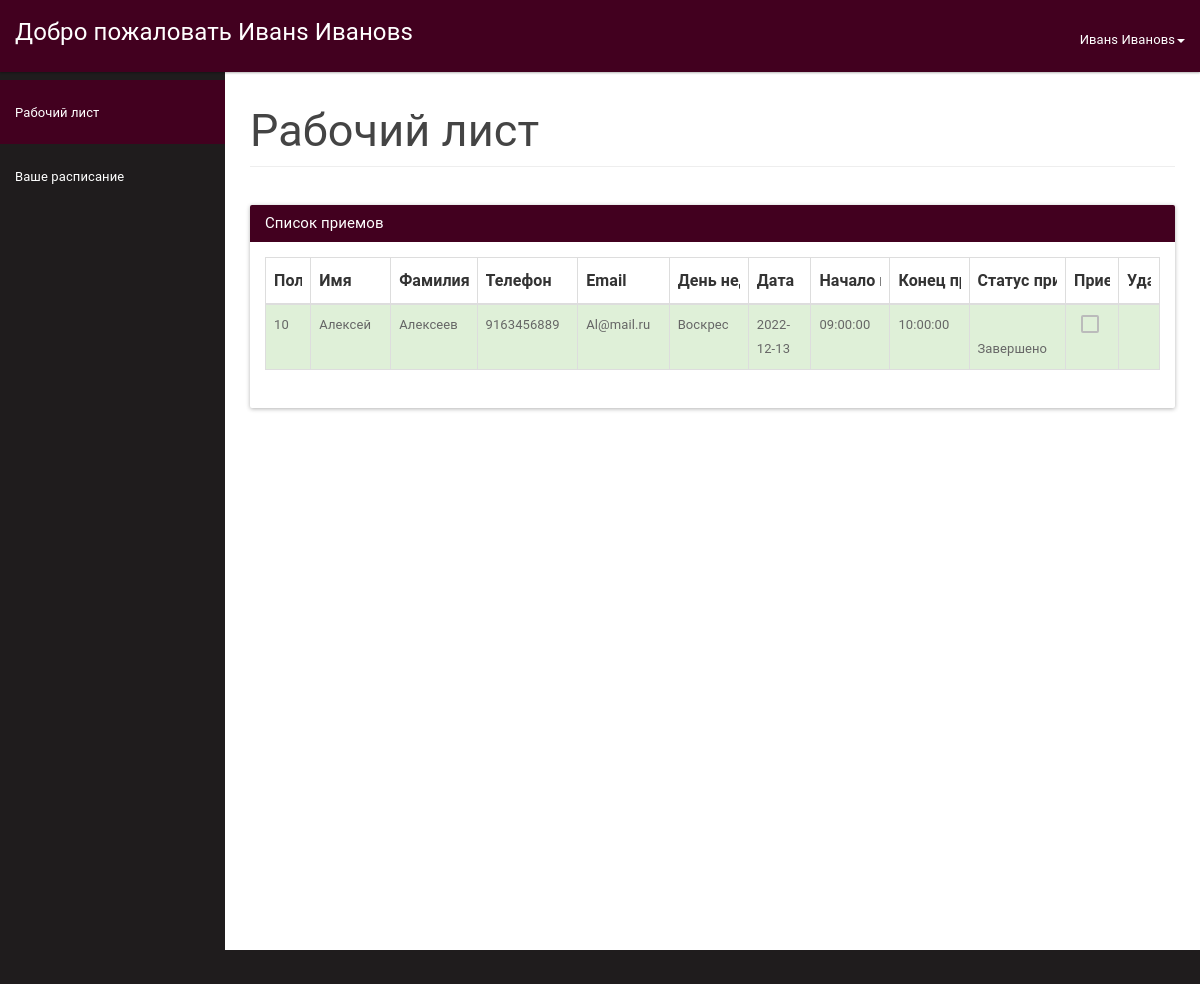
/doctor/doctordashboard.php (signed in), run on the app's committed database.
### tables this page shows
CREATE TABLE `doctor` (
  `doctorId` int NOT NULL,
  `icDoctor` bigint NOT NULL,
  `password` varchar(30) NOT NULL,
  `Name` varchar(30) NOT NULL,
  `Famil` varchar(30) NOT NULL,
  `Address` varchar(100) NOT NULL,
  `Phone` varchar(15) DEFAULT NULL,
  `Email` varchar(45) DEFAULT NULL,
  `DR` date DEFAULT NULL
);

CREATE TABLE `appointment` (
  `Id` int NOT NULL,
  `patientIc` bigint NOT NULL,
  `scheduleId` int NOT NULL,
  `status` varchar(30) NOT NULL DEFAULT 'В процессе'
);

CREATE TABLE `patient` (
  `icPatient` bigint NOT NULL,
  `password` varchar(30) NOT NULL,
  `Name` varchar(30) NOT NULL,
  `Famil` varchar(30) NOT NULL,
  `DR` date NOT NULL,
  `Gender` varchar(10) NOT NULL,
  `Address` varchar(100) DEFAULT NULL,
  `Phone` varchar(15) DEFAULT NULL,
  `Email` varchar(100) DEFAULT NULL
);

CREATE TABLE `doctorschedule` (
  `scheduleId` int NOT NULL,
  `doctorIc` bigint NOT NULL,
  `Date` date NOT NULL,
  `Day` varchar(15) NOT NULL,
  `Time` time NOT NULL,
  `End` time NOT NULL,
  `Avaible` varchar(15) NOT NULL
);

### controller.php (called while the page is built, shortened)
<?php
class Controller
{
    public function footer()
    {
        include 'footer.php';
    }
    public function selectData($tablename='',$one='', $two='', $three='')
    {
    switch ($tablename){
        case 'doctor':
                $query = "SELECT * FROM doctor WHERE icDoctor = $one";
                break;
        case 'doctor(docdashboar)(long)':
                $query = "SELECT a.*, b.*,c.*
                            FROM patient a
                            JOIN appointment b
                            On a.icPatient = b.patientIc
                            JOIN doctorschedule c
                            On b.scheduleId=c.scheduleId
                            Order By Id desc";
                break;
        }
        $result = mysqli_query($GLOBALS['con'], $query);
        return $result;
    }
}
?>

### doctor/doctordashboard.php (the view, shortened to what this page needs)
<?php
include_once '../controller.php';
$controller = new Controller();
$usersession = $_SESSION['doctorSession'];
$res = $controller->selectData('doctor', $usersession);
$userRow=mysqli_fetch_array($res,MYSQLI_ASSOC);
?>
<!DOCTYPE html>
<html lang="en">
    <head>
        <link href="assets/css/material.css" rel="stylesheet">
        <link href="assets/css/sb-admin.css" rel="stylesheet">
        <link href="assets/css/style.css" rel="stylesheet">
    </head>
    <body>
        <div id="wrapper">
            <nav class="navbar navbar-inverse navbar-fixed-top" role="navigation">
                <div class="navbar-header">
                    <a class="navbar-brand" href="doctordashboard.php">Добро пожаловать <?php echo $userRow['Name'];?> <?php echo $userRow['Famil'];?></a>
                </div>
                <ul class="nav navbar-right top-nav">
                    <li class="dropdown">
                        <a href="#" class="dropdown-toggle" data-toggle="dropdown"><i class="fa fa-user"></i> <?php echo $userRow['Name']; ?> <?php echo $userRow['Famil']; ?><b class="caret"></b></a>
                    </li>
                </ul>
                <div class="collapse navbar-collapse navbar-ex1-collapse">
                    <ul class="nav navbar-nav side-nav">
                        <li class="active">
                            <a href="doctordashboard.php"><i class="fa fa-fw fa-dashboard"></i> Рабочий лист</a>
                        </li>
                        <li>
                            <a href="doctordashboard.php?teleport=1"><i class="fa fa-fw fa-table"></i> Ваше расписание</a>
                        </li>
                    </ul>
                </div>
            </nav>
            <div id="page-wrapper">
                <div class="container-fluid">
                    <div class="row">
                        <div class="col-lg-12">
                            <h2 class="page-header">
                            Рабочий лист
                            </h2>
                        </div>
                    </div>
                    <div class="panel panel-primary filterable">
                       <div class="panel-heading">
                        <h3 class="panel-title">Список приемов</h3>
                        </div>
                        <div class="panel-body">
                        <table class="table table-hover table-bordered">
                            <thead>
                                <tr class="filters">
                                    <th><input type="text" class="form-control" placeholder="Полис пациента" disabled></th>
                                    <th><input type="text" class="form-control" placeholder="Имя" disabled></th>
                                    <th><input type="text" class="form-control" placeholder="Фамилия" disabled></th>
                                    <th><input type="text" class="form-control" placeholder="Телефон" disabled></th>
                                    <th><input type="text" class="form-control" placeholder="Email" disabled></th>
                                    <th><input type="text" class="form-control" placeholder="День недели" disabled></th>
                                    <th><input type="text" class="form-control" placeholder="Дата" disabled></th>
                                    <th><input type="text" class="form-control" placeholder="Начало приема" disabled></th>
                                    <th><input type="text" class="form-control" placeholder="Конец приема" disabled></th>
                                    <th><input type="text" class="form-control" placeholder="Статус приема" disabled></th>
                                    <th><input type="text" class="form-control" placeholder="Прием завершен" disabled></th>
                                    <th><input type="text" class="form-control" placeholder="Удалить" disabled></th>
                                </tr>
                            </thead>
                            <?php
                            $res = $controller->selectData('doctor(docdashboar)(long)');
                            while ($appointment=mysqli_fetch_array($res)) {
                                if ($appointment['doctorIc'] == $userRow['icDoctor'])
                                {
                                if ($appointment['status']=='В процессе') {
                                    $status="danger";
                                    $icon='remove';
                                    $checked='';
                                } else {
                                    $status="success";
                                    $icon='ok';
                                    $checked = 'disabled';
                                }
                                echo "<tbody>";
                                echo "<tr class='$status'>";
                                    echo "<td>" . $appointment['patientIc'] . "</td>";
                                    echo "<td>" . $appointment['Name'] . "</td>";
                                    echo "<td>" . $appointment['Famil'] . "</td>";
                                    echo "<td>" . $appointment['Phone'] . "</td>";
                                    echo "<td>" . $appointment['Email'] . "</td>";
                                    echo "<td>" . $appointment['Day'] . "</td>";
                                    echo "<td>" . $appointment['Date'] . "</td>";
                                    echo "<td>" . $appointment['Time'] . "</td>";
                                    echo "<td>" . $appointment['End'] . "</td>";
                                    echo "<td><span class='glyphicon glyphicon-".$icon."' aria-hidden='true'></span>".' '."". $appointment['status'] . "</td>";
                                    echo "<form method='POST'>";
                                    echo "<td class='text-center'><input type='checkbox' name='enable' id='enable' value='".$appointment['Id']."' onclick='chkit(".$appointment['Id'].",this.checked);' ".$checked."></td>";
                                    echo "<td class='text-center'><a href='#' id='".$appointment['Id']."' class='delete'><span class='glyphicon glyphicon-trash' aria-hidden='true'></span></a>
                            </td>";
                            }
                            }
                                echo "</tr>";
                           echo "</tbody>";
                       echo "</table>";
                        ?>
                    </div>
                </div>
                </div>
            </div>
        </div>
					<?php $controller->footer()?>
</body>
</html>

### footer.php
<div class="copyright-bar bg-black" style="display: block; position:absolute; width:100%">
            <div class="container">
                <p class="pull-left small" style="color:aliceblue">© Станислав Цепляев</p>
            </div>
        </div>

### doctor/assets/css/sb-admin.css (style rules this page uses)
body { margin-top: 100px; background-color: #1f1c1d; }
@media (min-width:768px) { body { margin-top: 50px; } }
#wrapper { padding-left: 0; }
#page-wrapper { min-height: 900px !important; width: 100%; padding: 0; background-color: #fff; }
@media (min-width:768px) { #wrapper { padding-left: 225px; } }
@media (min-width:768px) { #page-wrapper { padding: 10px; } }
.top-nav { padding: 0 15px; }
.top-nav>li { display: inline-block; float: left; }
.top-nav>li>a { padding-top: 17px; padding-bottom: 10px; line-height: 45px; color: white; }
@media (min-width:768px) { .side-nav { position: fixed; top: 80px; left: 225px; width: 225px; margin-left: -225px; border: none; border-radius: 0; overflow-y: auto; background-color: #1f1c1d; bottom: 0; overflow-x: hidden; padding-bottom: 40px; } }
@media (min-width:768px) { .side-nav>li>a { width: 225px; } }

### doctor/assets/css/style.css (style rules this page uses)
.filterable { margin-top: 15px; }
.filterable .filters input[disabled] { background-color: transparent; border: none; cursor: auto; box-shadow: none; padding: 0; height: auto; }

### data on the page
doctor: Name "Иванs", Famil "Ивановs"
appointment: patientIc "10", patientIc.Name "Алексей", patientIc.Famil "Алексеев", patientIc.Phone "9163456889", patientIc.Email "Al@mail.ru", doctorschedule.Day "Воскрес", doctorschedule.Date "2022-12-13", doctorschedule.Time "09:00:00", doctorschedule.End "10:00:00", status "Завершено"
